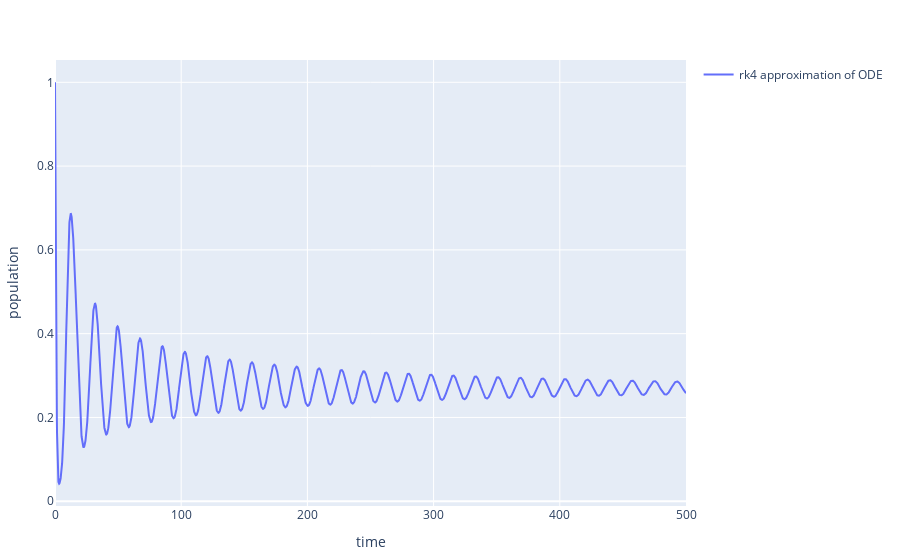

Notebook code cell kept with this figure:
### Code cell
function predprey(u, t)

    if(!isapprox(length(u), 2.0; atol=eps(Float64), rtol=0))
        throw(error("Please make sure you have entered two initial conditions for the function."))
    end

    a = 1
    b = 0.269
    d = 0.1
    x = u[1]    
    y = u[2]
    
    x_dot = x.*(1-x)- (a.*x.*y)./(d + x)
    y_dot = b.*y.*(1 - (y./x))
    
    return [x_dot y_dot]
end

t = 0:0.1:500
u0 = [1 1]


include("visualisation.jl")

plot_ode(predprey, u0, t, ["time" "population"])

### Figure 1 — Plotly figure (JSON) as saved in the notebook; plotly's stock layout.template omitted (floating-point values rounded to 4 significant figures; data arrays with more than 128 entries replaced by an {"elided": "..."} marker saying what was removed)
{"data": [{"mode": "lines", "name": "rk4 approximation of ODE", "showlegend": true, "type": "scatter", "x": {"elided": "5001 float values"}, "y": {"elided": "5001 float values"}}], "layout": {"margin": {"b": 50, "l": 50, "r": 50, "t": 60}, "xaxis": {"title": {"text": "time"}}, "yaxis": {"title": {"text": "population"}}}}
